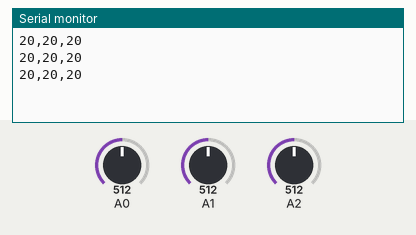
The sketch below on a simulated Arduino Uno, built with avr-gcc and run on an emulated ATmega328P. On the bench: the last lines printed to the serial monitor. The test bench sets the inputs (shaded band); at power-on: A0 = 512, A1 = 512, A2 = 512.

Above: at 1.3 s.
1.4 s: A0 set to 716
At 1.9 s:
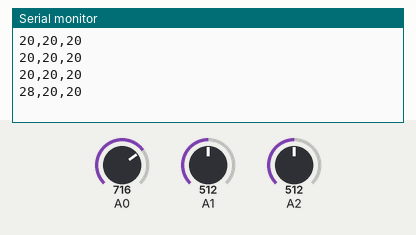
2.9 s: A1 set to 716
At 3.4 s:
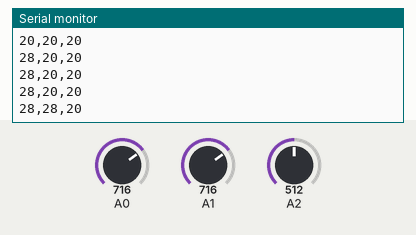
4.4 s: A2 set to 716
At 4.9 s:
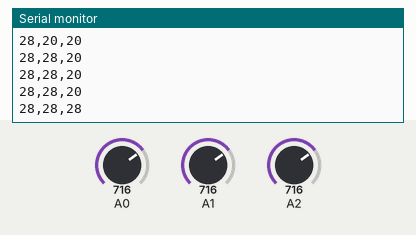
5.9 s: A0 set to 900
At 6.4 s:
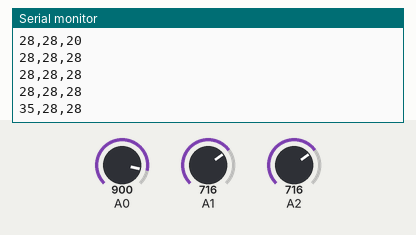
7.4 s: A1 set to 900
At 7.9 s:
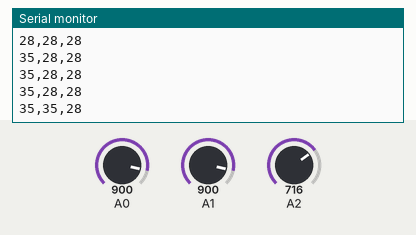
8.9 s: A2 set to 900
At 9.4 s:
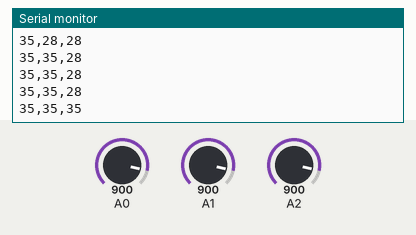
Timing chart, 0 to 11.4 s (numbered marks = the images above; inputs shaded):
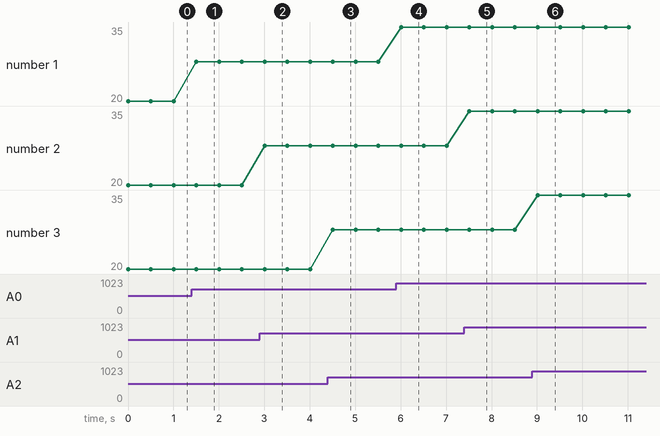

Measured:
- after the input at 1.4 s, the serial monitor: prints a new line after 0.10 s (image 1)
- after the input at 2.9 s, the serial monitor: prints a new line after 0.11 s (image 2)
- after the input at 4.4 s, the serial monitor: prints a new line after 0.11 s (image 3)
- after the input at 5.9 s, the serial monitor: prints a new line after 0.11 s (image 4)
- after the input at 7.4 s, the serial monitor: prints a new line after 0.11 s (image 5)
- after the input at 8.9 s, the serial monitor: prints a new line after 0.12 s (image 6)
- plotted number 1: 20 → 28 after the input at 1.4 s, 28 → 35 after the input at 5.9 s

The sketch:

main.ino
```cpp
void setup()
{
  Serial.begin(9600);
}

int p1 = 0, p2 = 0, p3 = 0;

void loop()
{
  p1 = map(analogRead(A0), 10, 1010, 0, 40);
  p2 = map(analogRead(A1), 10, 1010, 0, 40);
  p3 = map(analogRead(A2), 10, 1010, 0, 40);

  Serial.print(p1);
  Serial.print(",");
  Serial.print(p2);
  Serial.print(",");
  Serial.println(p3);

  delay(500);
}
```
